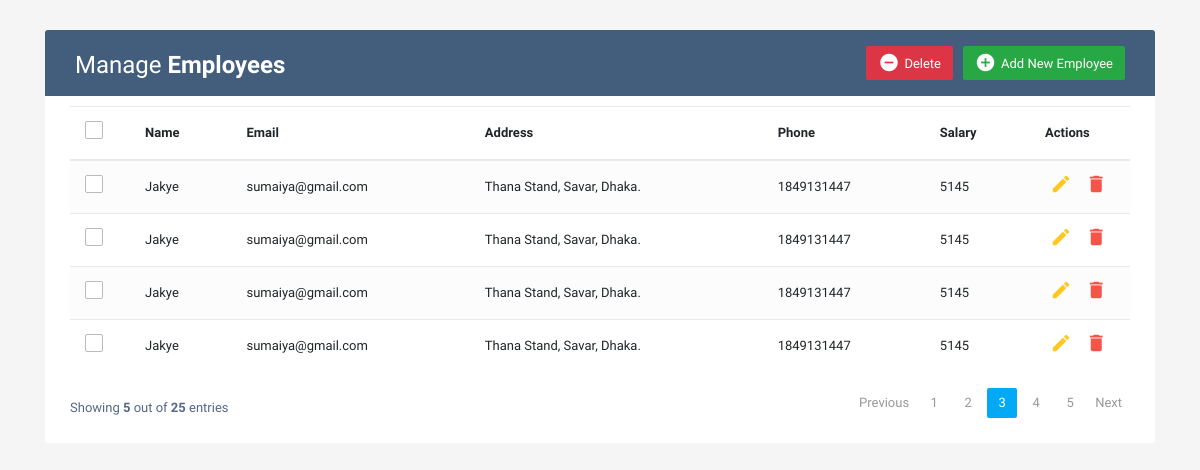
The page / on the database its author committed.
### App1/models.py (models this page shows, shortened)
class employee(models.Model):
    name = models.CharField(max_length=50)
    email = models.EmailField()
    address = models.TextField()
    phone = models.IntegerField()
    salary = models.TextField()

### App1/views.py (the view)
# urls.py: path('',views.homePage,name='home'),
def homePage(request):
    emp = employee.objects.all()
    return render(request,'home.html',{'emp':emp})

### templates/home.html (shortened to what this page needs)
<!DOCTYPE html>
<html lang="en">
<head>
<link rel="stylesheet" href="https://stackpath.bootstrapcdn.com/bootstrap/4.5.0/css/bootstrap.min.css">
<link rel="stylesheet" href="https://maxcdn.bootstrapcdn.com/font-awesome/4.7.0/css/font-awesome.min.css">
</head>
<body>
<div class="container-xl">
	<div class="table-responsive">
		<div class="table-wrapper">
			<div class="table-title">
				<div class="row">
					<div class="col-sm-6">
						<h2>Manage <b>Employees</b></h2>
					</div>
					<div class="col-sm-6">
						<a href="#addEmployeeModal" class="btn btn-success" data-toggle="modal"><i class="material-icons">&#xE147;</i> <span>Add New Employee</span></a>
						<a href="#deleteEmployeeModal" class="btn btn-danger" data-toggle="modal"><i class="material-icons">&#xE15C;</i> <span>Delete</span></a>
					</div>
				</div>
			</div>
			<table class="table table-striped table-hover">
				<thead>
					<tr>
						<th>
							<span class="custom-checkbox">
								<label for="selectAll"></label>
							</span>
						</th>
						<th>Name</th>
						<th>Email</th>
						<th>Address</th>
						<th>Phone</th>
						<th>Salary</th>
						<th>Actions</th>
					</tr>
				</thead>
				<tbody>
                    {% for e in emp %}
					<tr>
						<td>
							<span class="custom-checkbox">
								<label for="checkbox1"></label>
							</span>
						</td>
						<td>{{e.name}}</td>
						<td>{{e.email}}</td>
						<td>{{e.address}}</td>
						<td>{{e.phone}}</td>
						<td>{{e.salary}}</td>
						<td>
							<a href="#editEmployeeModal-{{forloop.counter}}" class="edit" data-toggle="modal"><i class="material-icons" data-toggle="tooltip" title="Edit">&#xE254;</i></a>
							<a href="#deleteEmployeeModal-{{forloop.counter}}" class="delete" data-toggle="modal"><i class="material-icons" data-toggle="tooltip" title="Delete">&#xE872;</i></a>
						</td>
					</tr>
                    {% endfor  %}
				</tbody>
			</table>
			<div class="clearfix">
				<div class="hint-text">Showing <b>5</b> out of <b>25</b> entries</div>
				<ul class="pagination">
					<li class="page-item disabled"><a href="#">Previous</a></li>
					<li class="page-item"><a href="#" class="page-link">1</a></li>
					<li class="page-item"><a href="#" class="page-link">2</a></li>
					<li class="page-item active"><a href="#" class="page-link">3</a></li>
					<li class="page-item"><a href="#" class="page-link">4</a></li>
					<li class="page-item"><a href="#" class="page-link">5</a></li>
					<li class="page-item"><a href="#" class="page-link">Next</a></li>
				</ul>
			</div>
		</div>
	</div>
</div>
</body>
</html>

### templates/home.html (style rules this page uses)
body { color: #566787; background: #f5f5f5; font-family: 'Varela Round', sans-serif; font-size: 13px; }
.table-responsive { margin: 30px 0; }
.table-wrapper { background: #fff; padding: 20px 25px; border-radius: 3px; min-width: 1000px; box-shadow: 0 1px 1px rgba(0,0,0,.05); }
.table-title { padding-bottom: 15px; background: #435d7d; color: #fff; padding: 16px 30px; min-width: 100%; margin: -20px -25px 10px; border-radius: 3px 3px 0 0; }
.table-title h2 { margin: 5px 0 0; font-size: 24px; }
.table-title .btn { color: #fff; float: right; font-size: 13px; border: none; min-width: 50px; border-radius: 2px; border: none; outline: none !important; margin-left: 10px; }
.table-title .btn i { float: left; font-size: 21px; margin-right: 5px; }
.table-title .btn span { float: left; margin-top: 2px; }
table.table tr th, table.table tr td { border-color: #e9e9e9; padding: 12px 15px; vertical-align: middle; }
table.table tr th:first-child { width: 60px; }
table.table tr th:last-child { width: 100px; }
table.table-striped tbody tr:nth-of-type(odd) { background-color: #fcfcfc; }
table.table td:last-child i { opacity: 0.9; font-size: 22px; margin: 0 5px; }
table.table td a { font-weight: bold; color: #566787; display: inline-block; text-decoration: none; outline: none !important; }
table.table td a.edit { color: #FFC107; }
table.table td a.delete { color: #F44336; }
table.table td i { font-size: 19px; }
.pagination { float: right; margin: 0 0 5px; }
.pagination li a { border: none; font-size: 13px; min-width: 30px; min-height: 30px; color: #999; margin: 0 2px; line-height: 30px; border-radius: 2px !important; text-align: center; padding: 0 6px; }
.pagination li.active a, .pagination li.active a.page-link { background: #03A9F4; }
.hint-text { float: left; margin-top: 10px; font-size: 13px; }
.custom-checkbox { position: relative; }
.custom-checkbox label:before { width: 18px; height: 18px; }
.custom-checkbox label:before { content: ''; margin-right: 10px; display: inline-block; vertical-align: text-top; background: white; border: 1px solid #bbb; border-radius: 2px; box-sizing: border-box; z-index: 2; }

### rows shown on the page
employee: name "Jakye", email "sumaiya@gmail.com", address "Thana Stand, Savar, Dhaka.", phone "1849131447", salary "5145"
employee: name "Jakye", email "sumaiya@gmail.com", address "Thana Stand, Savar, Dhaka.", phone "1849131447", salary "5145"
employee: name "Jakye", email "sumaiya@gmail.com", address "Thana Stand, Savar, Dhaka.", phone "1849131447", salary "5145"
employee: name "Jakye", email "sumaiya@gmail.com", address "Thana Stand, Savar, Dhaka.", phone "1849131447", salary "5145"
